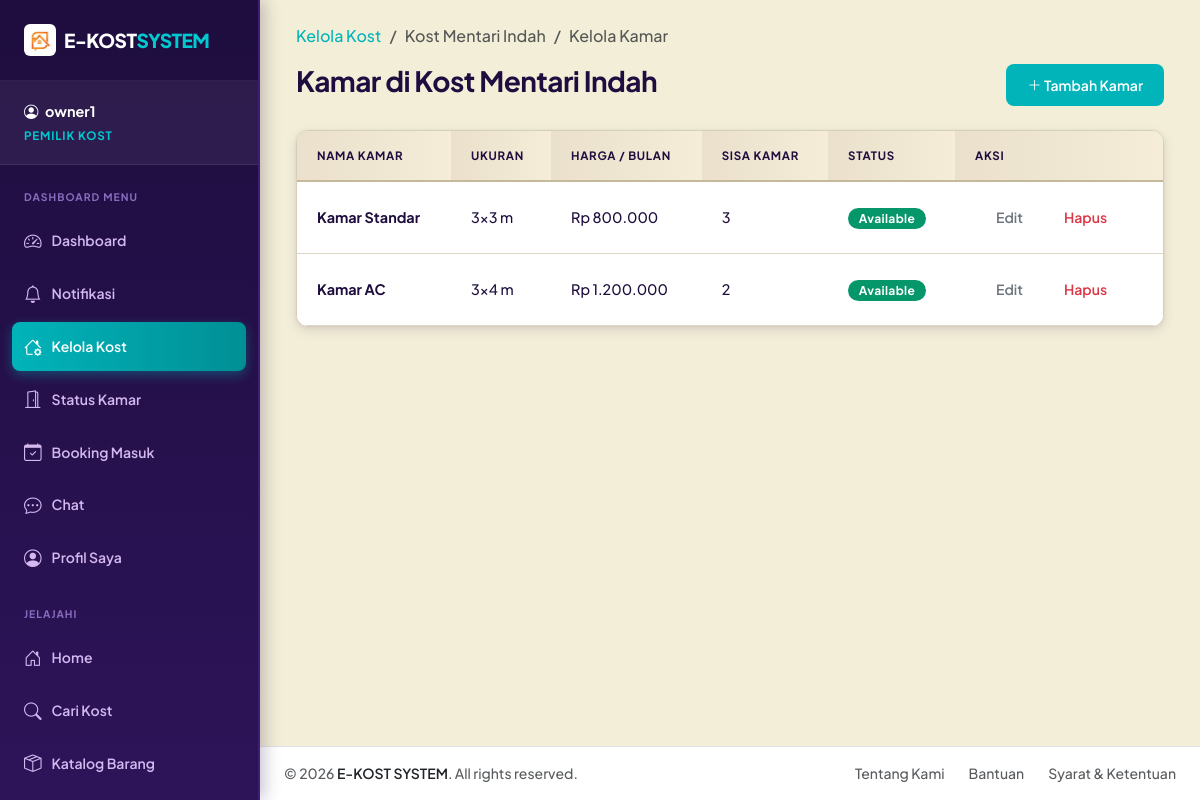
The page /modules/owner/room_manage.php?kost_id=1 (signed in) on the database its author committed.
### tables this page shows
CREATE TABLE kost (
    id INT AUTO_INCREMENT PRIMARY KEY,
    owner_id INT NOT NULL,
    name VARCHAR(100) NOT NULL,
    type ENUM('Putra', 'Putri', 'Campur') NOT NULL,
    description TEXT,
    address TEXT NOT NULL,
    city VARCHAR(50) NOT NULL,
    latitude DECIMAL(10, 8),
    longitude DECIMAL(11, 8),
    rules TEXT,
    facilities TEXT,
    price_start DECIMAL(12, 2) DEFAULT 0,
    created_at TIMESTAMP DEFAULT CURRENT_TIMESTAMP,
    FOREIGN KEY (owner_id) REFERENCES users(id) ON DELETE CASCADE
);

CREATE TABLE kamar (
    id INT AUTO_INCREMENT PRIMARY KEY,
    kost_id INT NOT NULL,
    room_name VARCHAR(50) NOT NULL,
    size VARCHAR(20),
    price_per_month DECIMAL(12, 2) NOT NULL,
    available_rooms INT DEFAULT 1,
    facilities TEXT,
    status ENUM('available', 'full') DEFAULT 'available',
    created_at TIMESTAMP DEFAULT CURRENT_TIMESTAMP,
    FOREIGN KEY (kost_id) REFERENCES kost(id) ON DELETE CASCADE
);

### modules/owner/room_manage.php (the view, shortened to what this page needs)
<?php
require_once '../../config/database.php';
$kost_id = $_GET['kost_id'] ?? 0;
$owner_id = $_SESSION['user_id'];
$stmt = $pdo->prepare("SELECT * FROM kost WHERE id = ? AND owner_id = ?");
$stmt->execute([$kost_id, $owner_id]);
$kost = $stmt->fetch();
$stmt = $pdo->prepare("SELECT * FROM kamar WHERE kost_id = ?");
$stmt->execute([$kost_id]);
$rooms = $stmt->fetchAll();
include '../../layouts/header.php';
?>
<div class="container">
    <div class="row">
        <div class="col-md-9">
            <nav aria-label="breadcrumb">
                <ol class="breadcrumb">
                    <li class="breadcrumb-item"><a href="kost_manage.php">Kelola Kost</a></li>
                    <li class="breadcrumb-item active"><?php echo $kost['name']; ?></li>
                    <li class="breadcrumb-item active">Kelola Kamar</li>
                </ol>
            </nav>
            <div class="d-flex justify-content-between align-items-center mb-4">
                <h3>Kamar di <?php echo $kost['name']; ?></h3>
                <a href="room_add.php?kost_id=<?php echo $kost_id; ?>" class="btn btn-primary"><i class="bi bi-plus-lg"></i> Tambah Kamar</a>
            </div>
            <div class="card shadow-sm border-0">
                <div class="card-body p-0">
                    <div class="table-responsive">
                        <table class="table table-hover align-middle mb-0">
                            <thead class="table-light">
                                <tr>
                                    <th>Nama Kamar</th>
                                    <th>Ukuran</th>
                                    <th>Harga / Bulan</th>
                                    <th>Sisa Kamar</th>
                                    <th>Status</th>
                                    <th>Aksi</th>
                                </tr>
                            </thead>
                            <tbody>
                                <?php if (empty($rooms)): ?>
                                    <tr>
                                        <td colspan="6" class="text-center py-4">Belum ada kamar yang ditambahkan.</td>
                                    </tr>
                                <?php else: ?>
                                    <?php foreach ($rooms as $room): ?>
                                        <tr>
                                            <td><strong><?php echo $room['room_name']; ?></strong></td>
                                            <td><?php echo $room['size']; ?></td>
                                            <td>Rp <?php echo number_format($room['price_per_month'], 0, ',', '.'); ?></td>
                                            <td><?php echo $room['available_rooms']; ?></td>
                                            <td>
                                                <span class="badge bg-<?php echo $room['status'] == 'available' ? 'success' : 'danger'; ?>">
                                                    <?php echo ucfirst($room['status']); ?>
                                                </span>
                                            </td>
                                            <td>
                                                <div class="btn-group">
                                                    <a href="room_edit.php?id=<?php echo $room['id']; ?>" class="btn btn-sm btn-outline-secondary">Edit</a>
                                                    <a href="room_delete.php?id=<?php echo $room['id']; ?>&kost_id=<?php echo $kost_id; ?>" class="btn btn-sm btn-outline-danger" onclick="return confirm('Hapus kamar ini?')">Hapus</a>
                                                </div>
                                            </td>
                                        </tr>
                                    <?php endforeach; ?>
                                <?php endif; ?>
                            </tbody>
                        </table>
                    </div>
                </div>
            </div>
        </div>
    </div>
</div>
<?php include '../../layouts/footer.php'; ?>

### assets/css/style.css (style rules this page uses)
:root { --primary: #00B4BA; --primary-hover: #008F95; --secondary: #E84545; --accent: #E84545; --success: #059669; --danger: #DC2626; --warning: #D97706; --dark: #1E0D3E; --dark-soft: #2D1459; --bg-page: #F3EED8; --bg-card: #ffffff; --text-main: #1E0D3E; --text-muted: #5C4D78; --border-color: #D6CEBC; --border-radius: 12px; --btn-radius: 8px; --box-shadow: 0 4px 12px rgba(30, 13, 62, 0.10), 0 1px 4px rgba(30, 13, 62, 0.06); --box-shadow-hover: 0 14px 28px rgba(30, 13, 62, 0.16), 0 6px 10px rgba(30, 13, 62, 0.10); --bg-card-pesanan: #00B4BA; --bg-card-favorit: #E84545; }
*, *::before, *::after { box-sizing: border-box; }
body { font-family: 'Plus Jakarta Sans', sans-serif; font-weight: 500; color: var(--text-main); background-color: var(--bg-page); min-height: 100vh; }
h1, h2, h3, h4, h5, h6 { font-family: 'Plus Jakarta Sans', sans-serif; font-weight: 700; color: var(--text-main); letter-spacing: -0.02em; }
a { color: var(--primary); text-decoration: none; transition: color 0.15s ease; }
.card { background-color: var(--bg-card); border: 1px solid var(--border-color) !important; border-radius: var(--border-radius) !important; box-shadow: var(--box-shadow) !important; transition: transform 0.22s ease, box-shadow 0.22s ease; overflow: hidden; }
.btn { border: 1px solid transparent !important; border-radius: var(--btn-radius) !important; font-weight: 600; font-size: 0.875rem; padding: 0.6rem 1.25rem; box-shadow: none !important; transition: all 0.2s ease; }
.btn-primary { background-color: var(--primary) !important; color: #ffffff !important; }
.table { font-size: 0.9rem; border-collapse: separate; border-spacing: 0; }
.table th { font-weight: 700; text-transform: uppercase; font-size: 0.72rem; letter-spacing: 0.06em; background: linear-gradient(to right, #EAE0CC, #F5EDD8) !important; color: var(--dark) !important; border-bottom: 2px solid #C6B89A !important; padding: 1rem 1.25rem; }
.table td { padding: 0.9rem 1.25rem; border-bottom: 1px solid #DDD6C4 !important; vertical-align: middle; color: var(--text-main); }
.badge { border-radius: 9999px !important; padding: 0.38em 0.9em; font-weight: 700; font-size: 0.75rem; letter-spacing: 0.03em; border: none !important; }
.bg-success { background-color: var(--success) !important; color: #fff !important; }
body.sidebar-layout .col-md-3:has(.list-group)+.col-md-9, body.sidebar-layout .col-md-3:has(.list-group-item)+.col-md-9, body.sidebar-layout .col-md-4:has(.list-group)+.col-md-8, body.sidebar-layout .col-md-4:has(.list-group-flush)+.col-md-8 { width: 100% !important; max-width: 100% !important; flex: 0 0 100% !important; }

### rows shown on the page
kost: name "Kost Mentari Indah"
kamar: room_name "Kamar Standar", size "3x3 m", price_per_month "800.000", available_rooms "3", status "Available"
kamar: room_name "Kamar AC", size "3x4 m", price_per_month "1.200.000", available_rooms "2", status "Available"

### other values the page prints
$_SESSION['username'] "owner1"
$item['label'] "Dashboard"
$item['label'] "Notifikasi"
$item['label'] "Kelola Kost"
$item['label'] "Status Kamar"
$item['label'] "Booking Masuk"
$item['label'] "Chat"
$item['label'] "Profil Saya"
